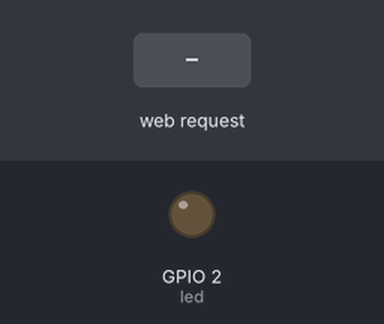
Recording of a sketch running on a simulated ESP32. Shown: output pins drawn as LEDs (lit = HIGH). Inputs (shaded band) come from the test bench. WiFi joins after 1.5 s; servers stay silent unless stated; what the sketch prints to the serial monitor is not drawn.

Above: at 2.7 s.
2.8 s: HTTP request GET / received
At 3.5 s:
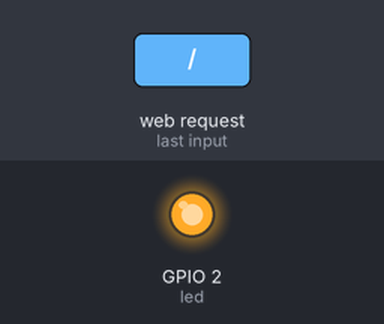
4.3 s: HTTP request GET /ledoff received
At 4.6 s:
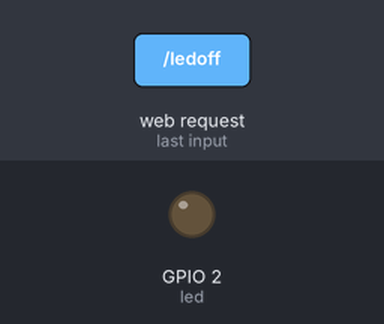
5.8 s: HTTP request GET /ledon received
At 7.0 s:
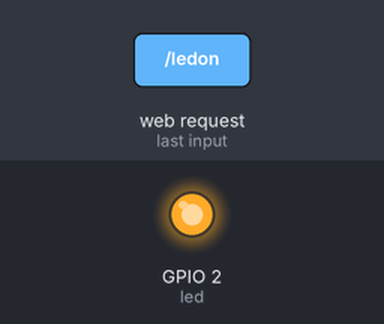
Timing chart, 0 to 8.8 s (numbered marks = the images above; inputs shaded):
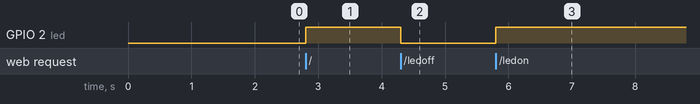

Measured:
- after the input at 2.8 s, GPIO 2 (led): LOW → HIGH at once
- after the input at 4.3 s, GPIO 2 (led): HIGH → LOW at once
- after the input at 5.8 s, GPIO 2 (led): LOW → HIGH at once

The sketch:

HTTPServer_Basico.ino
```cpp
#include <WiFi.h>
#include <WiFiClient.h>
#include <WebServer.h>
#include <ESPmDNS.h>

const char* ssid = "Fibertel WiFi096 2.4GHz";
const char* password = "00429543203";

WebServer server(80);

const int led = 2;

const char HTML[] PROGMEM = R"rawliteral(<!DOCTYPE html>
<html>
<head>
<title>Page Title</title>
</head>
<body>

<h1>Hola desde esp32!</h1>
<p> Hola mundo </p>

</body>
</html>
)rawliteral";

void handleRoot()
{
  digitalWrite(led, 1);

  server.send(200, "text/plain", HTML);
}


void handleNotFound()
{
    String message = "File Not Found\n\n";
    message += "URI: ";
    message += server.uri();
    message += "\nMethod: ";
    message += (server.method() == HTTP_GET) ? "GET" : "POST";
    message += "\nArguments: ";
    message += server.args();
    message += "\n";
    for (uint8_t i = 0; i < server.args(); i++)
    {
      message += " " + server.argName(i) + ": " + server.arg(i) + "\n";
    }
    server.send(404, "text/plain", message);
}

void setup(void)
{
  // Configuramos el led como salida
  pinMode(led, OUTPUT);
  digitalWrite(led, 0);

  // Configuramos el puerto serial
  Serial.begin(115200);

  // Configuramos el wifi
  WiFi.mode(WIFI_STA);
  WiFi.begin(ssid, password);

  // Escribimos en pantalla ""
  Serial.println("");

  // Wait for connection
  while (WiFi.status() != WL_CONNECTED)
  {
    delay(500);
    Serial.print(".");
  }
  Serial.println("");
  Serial.print("Connected to ");
  Serial.println(ssid);
  Serial.print("IP address: ");
  Serial.println(WiFi.localIP());

  if (MDNS.begin("esp32"))
  {
      Serial.println("MDNS responder started");
  }

  server.on("/", handleRoot);

  server.on("/ledon", []()
  {
      digitalWrite(led, 1);
      server.send(200, "text/plain", "LED ON");
  });

  server.on("/ledoff", []()
  {
      digitalWrite(led, 0);
      server.send(200, "text/plain", "LED OFF");
  });

  server.onNotFound(handleNotFound);

  server.begin();
  Serial.println("HTTP server started");
}

void loop(void)
{
  server.handleClient();
  delay(2);//allow the cpu to switch to other tasks
}
```
